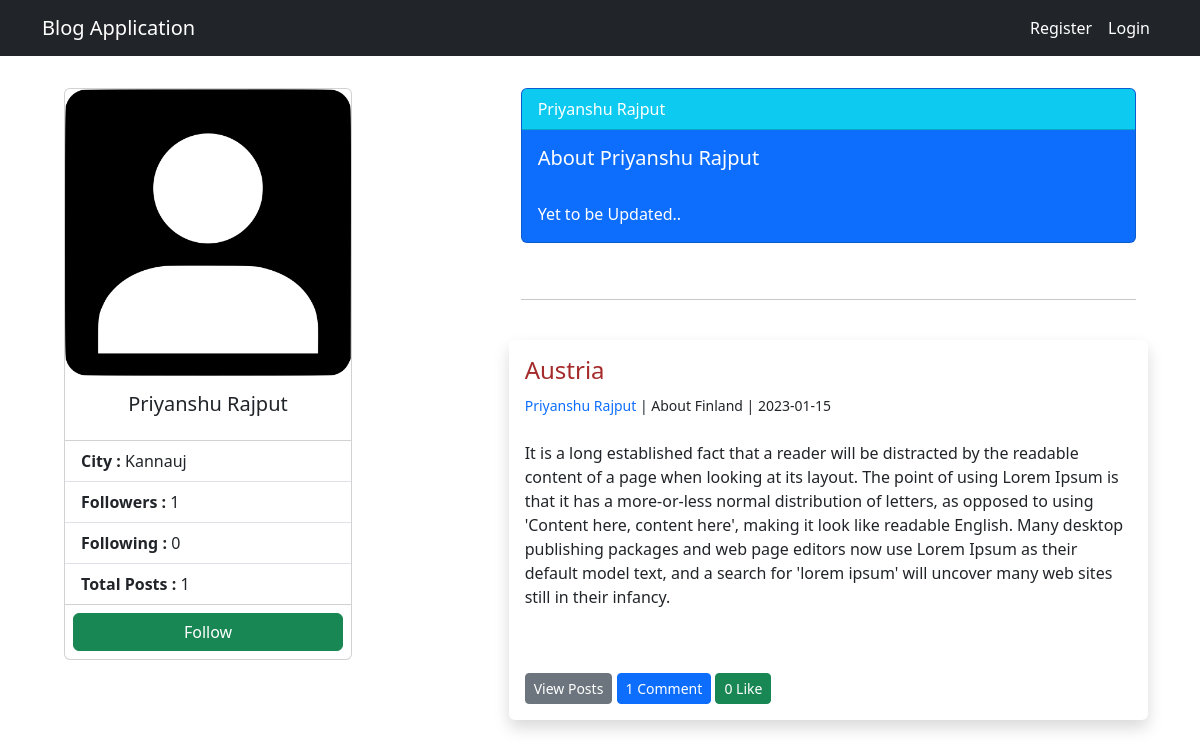
Page /user_view/1 on the committed database.
### application/models.py (models this page shows, shortened)
class Users(db.Model, UserMixin):
    user_id = db.Column(db.Integer, primary_key=True)
    name = db.Column(db.String, nullable = False)
    username = db.Column(db.String(20), nullable = False, unique = True)
    email = db.Column(db.String, unique=True,nullable = False )
    city = db.Column(db.String, nullable = False)
    join_date = db.Column(db.DateTime, default = datetime.utcnow)
    hashed_password = db.Column(db.String(128))
    profile_pic = db.Column(db.String(), nullable = True)
    posts = db.relationship('Posts', backref = "poster")
    comments = db.relationship('Comment', backref = "user", passive_deletes = True)
    likes = db.relationship('Like', backref = "user", passive_deletes = True)
    followed = db.relationship('Follow_unfollow',
                               foreign_keys=[Follow_unfollow.follower_id],
                               backref=db.backref('follower', lazy='joined'),
                               lazy='dynamic')
    followers = db.relationship('Follow_unfollow',
                            foreign_keys=[Follow_unfollow.followed_by_id],
                            backref=db.backref('followed', lazy='joined'),
                            lazy='dynamic')
    about_user = db.Column(db.String, nullable = True)
    @property
    def password(self):
        raise AttributeError('You can not read Password !')

class Posts(db.Model):
    post_id = db.Column(db.Integer, primary_key=True, autoincrement=True)
    title = db.Column(db.String, nullable = False)
    key_note = db.Column(db.String)
    content = db.Column(db.Text, nullable = False)
    date_posted = db.Column(db.DateTime, default = datetime.utcnow)
    author_id = db.Column(db.Integer, db.ForeignKey("users.user_id"), nullable = False)
    comments = db.relationship('Comment', backref = "post", passive_deletes = True)
    likes = db.relationship('Like', backref = "post", passive_deletes = True)

### application/controllers.py (the view)
@app.route('/user_view/<int:user_id>',methods = ["GET","POST"])
def user_view(user_id):
    user = Users.query.get_or_404(user_id)
    user_posts = Posts.query.filter_by(author_id= user_id).all()
    total_follower = Follow_unfollow.query.filter_by(follower_id = user_id).all()
    total_following = Follow_unfollow.query.filter_by(followed_by_id = user_id).all()
    return render_template("user_view.html",user = user, total_follower = total_follower,user_posts = user_posts, total_following = total_following)

### application/controllers.py (called while the page is built)
@app.context_processor
def base():
    form = SearchForm()
    return dict(form = form)

### templates/user_view.html (shortened to what this page needs)
{% extends 'base.html' %}
{% block content %}
{% if user %}
<div class="container">
    <div class="row">
        <div class="col-md-5">
            <div class="card" style="width: 18rem;">
                {% if user.profile_pic %}
                    <img src="{{ url_for('static', filename='images/' + user.profile_pic) }}" class="card-img-top" width="200px" align="right" >
                {% else %}
                    <img src="{{ url_for('static', filename='images/profile_pic.png') }}" class="card-img-top" width="200px" align="right" >
                {% endif %}
                <div class="card-body">
                  <h5 class="card-title text-center" >{{ user.name }}</h5>
                </div>
                <ul class="list-group list-group-flush">
                  <li class="list-group-item"><strong>City : </strong>{{ user.city }}</li>
                  <li class="list-group-item"><strong>Followers : </strong>{{ total_follower|length }}</li>
                  <li class="list-group-item"><strong>Following : </strong>{{ total_following|length }}</li>
                  <li class="list-group-item"><strong>Total Posts : </strong>{{ user_posts|length }}</li>
                </ul>
                {% if current_user.user_id != user.user_id %}
                {% if current_user.user_id in user.followed|map(attribute = "followed_by_id")|list %}
                  <a href="{{ url_for('follow_user', user_id = user.user_id) }}"><div class="p-2"><button type="button" class="btn btn-danger" style="width: 100%;">Unollow</button></div></a>
                {% else %}
                  <a href="{{ url_for('follow_user', user_id = user.user_id) }}"><div class="p-2"><button type="button" class="btn btn-success" style="width: 100%;">Follow</button></div></a>
                {% endif %}
                {% endif %}
              </div>
        </div>
        <div class="col-md-7">
            <div class="card text-white bg-primary mb-3" style="max-width: 100%;">
                <div class="card-header bg-info">{{ user.name }}</div>
                <div class="card-body">
                  <h5 class="card-title">About {{ user.name }}</h5>
                  {% if user.about_author %}
                    <p class="card-text">{{ user.about_author }}</p>
                  {% else %}
                    <br>
                    <p class="card-text">Yet to be Updated..</p>
                  {% endif %}
                </div>
              </div>
              <br>
                    <hr><br>
                <div class="row d-flex justify-content-around">
                        {% for post in user_posts %}
                        <div class="shadow p-3 mb-5 bg-body rounded">
                            <h4><a href="{{ url_for('post', post_id = post.post_id) }}" style="text-decoration: none; color: brown;">{{ post.title }}</a> </h4>
                            {% set list1 = post.date_posted|string %}
                            <small><a href="{{ url_for('user_view', user_id = post.poster.user_id) }}" style="text-decoration: none;">{{ post.poster.name }}</a> |
                            {{ post.key_note }} |
                            {{ list1[0:10] }}</small><br><br>
                            {{ post.content|safe }} <br><br>
                            <a href="{{ url_for('post_comment', post_id = post.post_id) }}" class="btn btn-secondary btn-sm">View Posts</a>
                            <a href="{{ url_for('post_comment', post_id = post.post_id) }}" class="btn btn-primary btn-sm"> {{ post.comments|length }} Comment</a>
                            {% if current_user.name in post.likes|map(attribute = "author")|list %}
                                <a href="{{ url_for('like_post', post_id = post.post_id) }}" class="btn btn-warning btn-sm"> {{ post.likes|length }} Liked</a>
                            {% else %}
                                <a href="{{ url_for('like_post', post_id = post.post_id) }}" class="btn btn-success btn-sm"> {{ post.likes|length }} Like</a>
                            {% endif %}
                        </div>
                            {% endfor %}
                    </div>
      </div>
    </div>
</div>
{% endif %}
{% endblock %}

### static/style.css (style rules this page uses)
body { margin: 40px; }
button { cursor: pointer; outline: 0; color: #AAA; }

### rows in the picture
Users: name "Priyanshu Rajput", city "Kannauj"
Posts: title "Austria", poster.name "Priyanshu Rajput", key_note "About Finland", date_posted "2023-01-15", content "It is a long established fact that a reader will be distracted by the readable content of a page when looking at its layout. The point of using Lorem Ipsum is that it has a more-or-less normal distribution of letters, as opposed to using 'Content here, content here', making it look like readable English. Many desktop publishing packages and web page editors now use Lorem Ipsum as their default model text, and a search for 'lorem ipsum' will uncover many web sites still in their infancy.", comments|length "1", likes|length "0"

### other values in the picture
{{ total_follower|length }} "1"
{{ total_following|length }} "0"
{{ user_posts|length }} "1"
